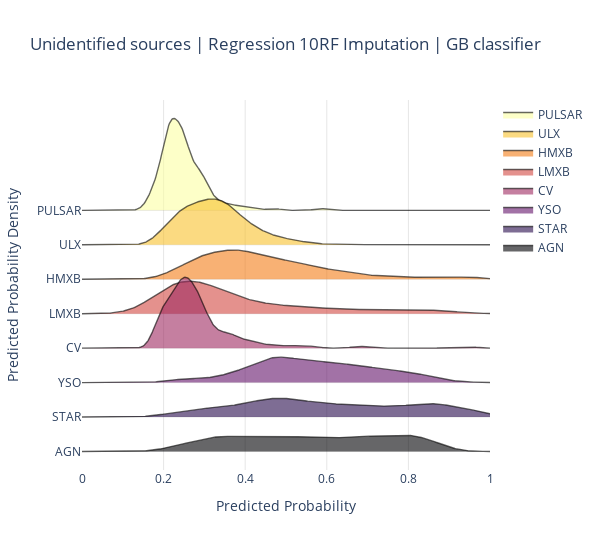

Notebook code for this chart:
### Code cell
from numpy.random import normal
from ridgeplot import ridgeplot
cl = classes[::-1]
sample = [u_df[u_df['class']==c]['prob'] for c in cl]
fig = ridgeplot(
    samples=sample,
    kde_points=np.linspace(0, 1, 500),
    colorscale="inferno",
    colormode="index",
    coloralpha=0.6,
    labels=cl,
    spacing = 3 / 8,
    xpad=0
)
fig.update_layout(
    title="Unidentified sources | Regression 10RF Imputation | GB classifier",
    height=550,
    width=600,
    plot_bgcolor="rgba(255, 255, 255, 0.0)",
    xaxis_gridcolor="rgba(0, 0, 0, 0.1)",
    yaxis_gridcolor="rgba(0, 0, 0, 0.1)",
    xaxis_title="Predicted Probability",
    yaxis_title="Predicted Probability Density",
)

#fig.save('temp.png')
#fig.write_image('temp_res_comp/unid_prob_dist/rf_mode.jpg')
fig.show()

### Figure 1 — Plotly figure (JSON) as saved in the notebook; plotly's stock layout.template omitted (floating-point values rounded to 4 significant figures; data arrays with more than 128 entries replaced by an {"elided": "..."} marker saying what was removed)
{"data": [{"line": {"color": "rgba(0,0,0,0)", "width": 0}, "showlegend": false, "type": "scatter", "x": {"elided": "500 float values"}, "y": {"elided": "500 int values"}}, {"fill": "tonexty", "fillcolor": "rgba(252, 255, 164, 0.6)", "line": {"color": "rgba(0,0,0,0.6)", "width": 1.4}, "mode": "lines", "name": "PULSAR", "type": "scatter", "x": {"elided": "500 float values"}, "y": {"elided": "500 float values"}}, {"line": {"color": "rgba(0,0,0,0)", "width": 0}, "showlegend": false, "type": "scatter", "x": {"elided": "500 float values"}, "y": {"elided": "500 float values"}}, {"fill": "tonexty", "fillcolor": "rgba(248.14285714285714, 193.57142857142858, 45.28571428571429, 0.6)", "line": {"color": "rgba(0,0,0,0.6)", "width": 1.4}, "mode": "lines", "name": "ULX", "type": "scatter", "x": {"elided": "500 float values"}, "y": {"elided": "500 float values"}}, {"line": {"color": "rgba(0,0,0,0)", "width": 0}, "showlegend": false, "type": "scatter", "x": {"elided": "500 float values"}, "y": {"elided": "500 float values"}}, {"fill": "tonexty", "fillcolor": "rgba(243.0, 126.42857142857146, 23.714285714285694, 0.6)", "line": {"color": "rgba(0,0,0,0.6)", "width": 1.4}, "mode": "lines", "name": "HMXB", "type": "scatter", "x": {"elided": "500 float values"}, "y": {"elided": "500 float values"}}, {"line": {"color": "rgba(0,0,0,0)", "width": 0}, "showlegend": false, "type": "scatter", "x": {"elided": "500 float values"}, "y": {"elided": "500 float values"}}, {"fill": "tonexty", "fillcolor": "rgba(211.28571428571428, 73.28571428571426, 65.2857142857143, 0.6)", "line": {"color": "rgba(0,0,0,0.6)", "width": 1.4}, "mode": "lines", "name": "LMXB", "type": "scatter", "x": {"elided": "500 float values"}, "y": {"elided": "500 float values"}}, {"line": {"color": "rgba(0,0,0,0)", "width": 0}, "showlegend": false, "type": "scatter", "x": {"elided": "500 float values"}, "y": {"elided": "500 float values"}}, {"fill": "tonexty", "fillcolor": "rgba(158.57142857142856, 41.714285714285715, 97.85714285714286, 0.6)", "line": {"color": "rgba(0,0,0,0.6)", "width": 1.4}, "mode": "lines", "name": "CV", "type": "scatter", "x": {"elided": "500 float values"}, "y": {"elided": "500 float values"}}, {"line": {"color": "rgba(0,0,0,0)", "width": 0}, "showlegend": false, "type": "scatter", "x": {"elided": "500 float values"}, "y": {"elided": "500 float values"}}, {"fill": "tonexty", "fillcolor": "rgba(100.28571428571428, 21.142857142857142, 108.14285714285714, 0.6)", "line": {"color": "rgba(0,0,0,0.6)", "width": 1.4}, "mode": "lines", "name": "YSO", "type": "scatter", "x": {"elided": "500 float values"}, "y": {"elided": "500 float values"}}, {"line": {"color": "rgba(0,0,0,0)", "width": 0}, "showlegend": false, "type": "scatter", "x": {"elided": "500 float values"}, "y": {"elided": "500 float values"}}, {"fill": "tonexty", "fillcolor": "rgba(40.42857142857143, 12.0, 77.0, 0.6)", "line": {"color": "rgba(0,0,0,0.6)", "width": 1.4}, "mode": "lines", "name": "STAR", "type": "scatter", "x": {"elided": "500 float values"}, "y": {"elided": "500 float values"}}, {"line": {"color": "rgba(0,0,0,0)", "width": 0}, "showlegend": false, "type": "scatter", "x": {"elided": "500 float values"}, "y": {"elided": "500 float values"}}, {"fill": "tonexty", "fillcolor": "rgba(0, 0, 4, 0.6)", "line": {"color": "rgba(0,0,0,0.6)", "width": 1.4}, "mode": "lines", "name": "AGN", "type": "scatter", "x": {"elided": "500 float values"}, "y": {"elided": "500 float values"}}], "layout": {"height": 550, "hovermode": false, "legend": {"traceorder": "normal"}, "plot_bgcolor": "rgba(255, 255, 255, 0.0)", "title": {"text": "Unidentified sources | Regression 10RF Imputation | GB classifier"}, "width": 600, "xaxis": {"gridcolor": "rgba(0, 0, 0, 0.1)", "range": [0, 1], "showgrid": true, "showticklabels": true, "title": {"text": "Predicted Probability"}, "zeroline": false}, "yaxis": {"gridcolor": "rgba(0, 0, 0, 0.1)", "showgrid": true, "showticklabels": true, "ticktext": ["PULSAR", "ULX", "HMXB", "LMXB", "CV", "YSO", "STAR", "AGN"], "tickvals": [0, -3.585, -7.171, -10.76, -14.34, -17.93, -21.51, -25.1], "title": {"text": "Predicted Probability Density"}, "zeroline": false}}}
